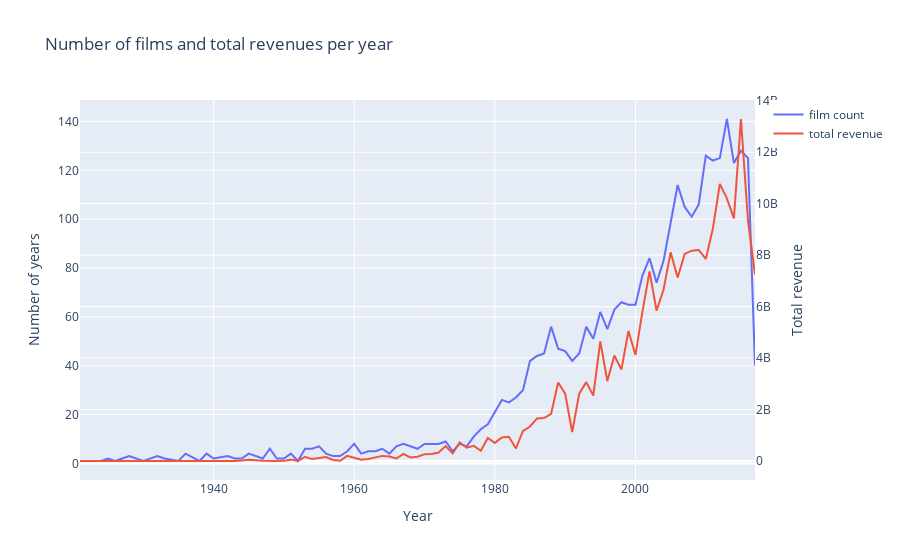

The cell this chart's notebook holds for it:
### Code cell
d1 = train['release_date_year'].value_counts().sort_index()
d2 = train.groupby(['release_date_year'])['revenue'].sum()

data = [go.Scatter(x = d1.index , y =d1.values, name = 'film count'), 
       go.Scatter(x = d2.index, y = d2.values, name = 'total revenue', yaxis = 'y2')]

layout = go.Layout(dict(title = 'Number of films and total revenues per year',
                        xaxis = dict(title = 'Year'),
                        yaxis = dict(title = 'Number of years'),
                       yaxis2 = dict(title = 'Total revenue', overlaying = 'y', side = 'right')),
                   legend = dict(orientation = 'v'))

py.iplot(dict(data = data, layout = layout))
